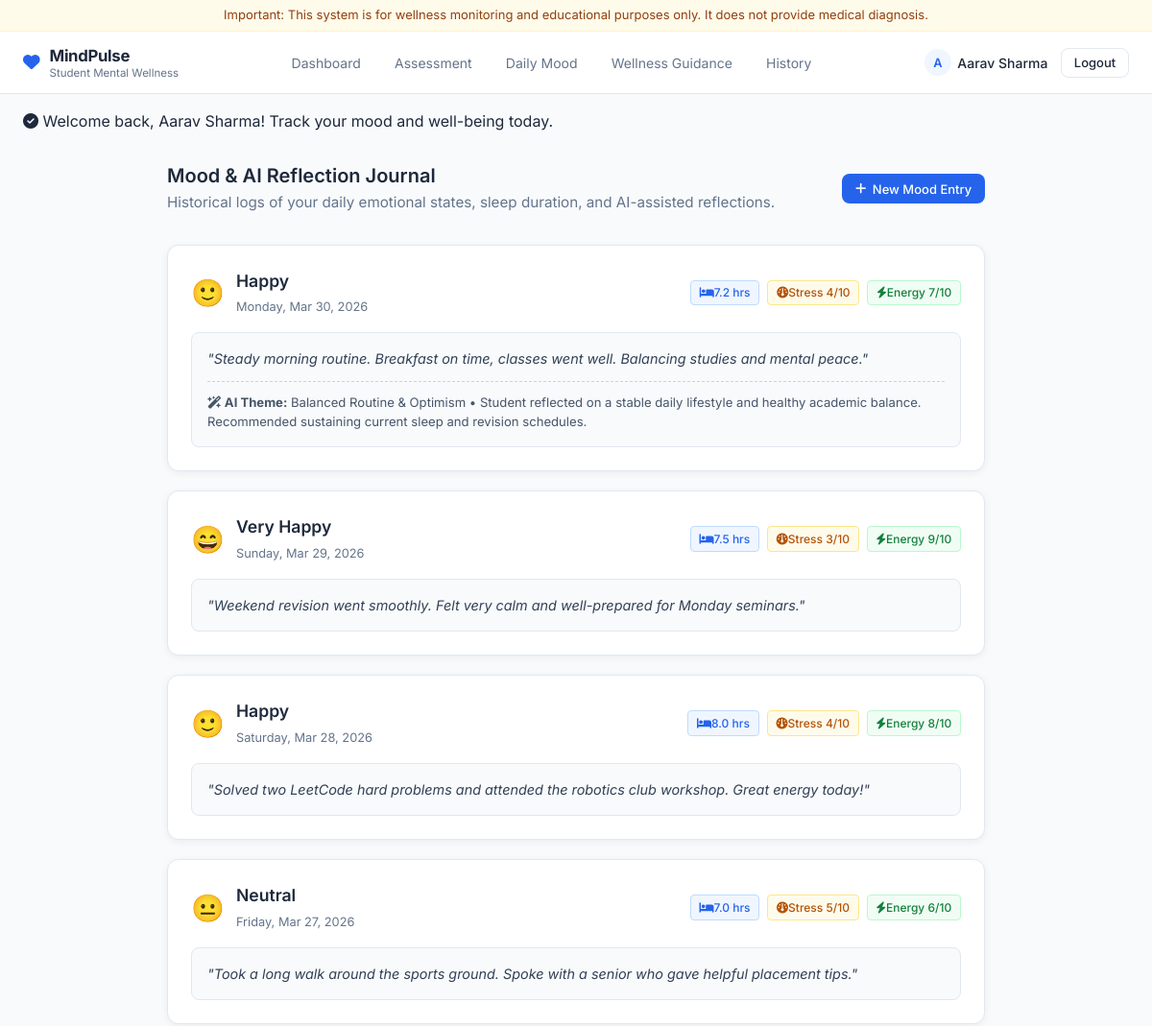
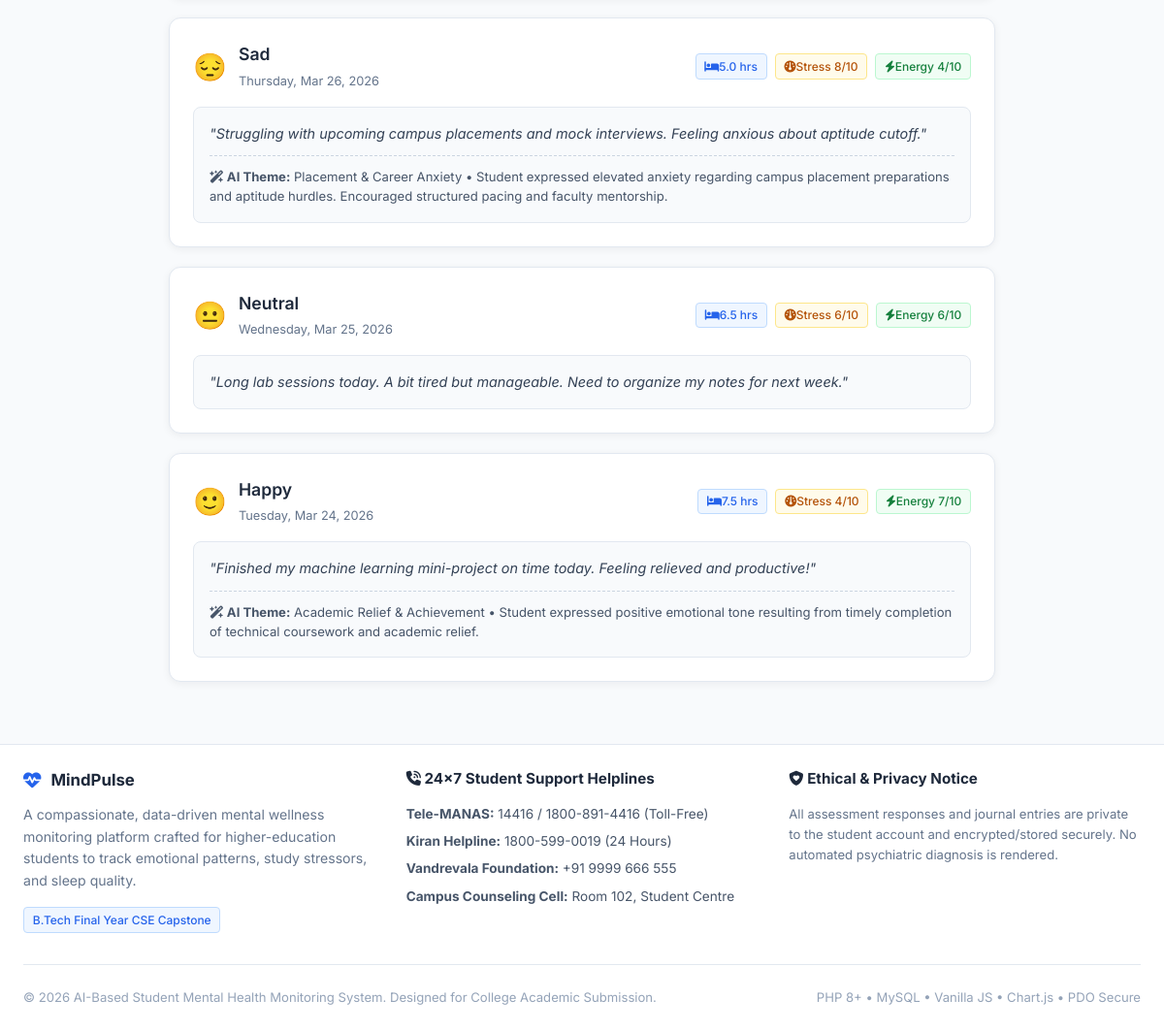
Page /journal.php (signed in) on the committed database (2 pictures, top to bottom).
### tables this page shows
CREATE TABLE `journal_analysis` (
  `id` INT AUTO_INCREMENT PRIMARY KEY,
  `user_id` INT NOT NULL,
  `mood_entry_id` INT DEFAULT NULL,
  `sentiment` VARCHAR(30) NOT NULL,
  `emotional_theme` VARCHAR(100) NOT NULL,
  `stress_indicator` ENUM('Low', 'Moderate', 'High', 'Crisis') NOT NULL DEFAULT 'Moderate',
  `ai_summary` TEXT NOT NULL,
  `created_at` TIMESTAMP DEFAULT CURRENT_TIMESTAMP,
  FOREIGN KEY (`user_id`) REFERENCES `users`(`id`) ON DELETE CASCADE,
  FOREIGN KEY (`mood_entry_id`) REFERENCES `mood_entries`(`id`) ON DELETE SET NULL
);

CREATE TABLE `mood_entries` (
  `id` INT AUTO_INCREMENT PRIMARY KEY,
  `user_id` INT NOT NULL,
  `mood` ENUM('Very Happy', 'Happy', 'Neutral', 'Sad', 'Very Sad') NOT NULL,
  `stress_level` INT NOT NULL,  
  `energy_level` INT NOT NULL,  
  `sleep_hours` DECIMAL(3,1) NOT NULL,
  `journal` TEXT DEFAULT NULL,
  `sentiment` VARCHAR(30) DEFAULT 'Neutral',
  `entry_date` DATE NOT NULL,
  `created_at` TIMESTAMP DEFAULT CURRENT_TIMESTAMP,
  UNIQUE KEY `user_day_entry` (`user_id`, `entry_date`),
  FOREIGN KEY (`user_id`) REFERENCES `users`(`id`) ON DELETE CASCADE
);

### includes/functions.php (called while the page is built, shortened)
<?php
function escape($data) {
    return htmlspecialchars((string)$data, ENT_QUOTES, 'UTF-8');
}
?>

### journal.php (the view, shortened to what this page needs)
<?php
require_once __DIR__ . '/includes/functions.php';
$user = getCurrentUser();
$db = getDB();
$stmt = $db->prepare("
    SELECT m.*, j.sentiment as ai_sentiment, j.emotional_theme, j.stress_indicator, j.ai_summary
    FROM mood_entries m
    LEFT JOIN journal_analysis j ON m.id = j.mood_entry_id
    WHERE m.user_id = ?
    ORDER BY m.entry_date DESC
");
$stmt->execute([$user['id']]);
$logs = $stmt->fetchAll();
require_once __DIR__ . '/includes/header.php';
?>
<div class="container" style="max-width: 900px; margin: 2rem auto 4rem;">
  <div style="display: flex; justify-content: space-between; align-items: center; margin-bottom: 2rem; flex-wrap: wrap; gap: 1rem;">
    <div>
      <h2>Mood & AI Reflection Journal</h2>
      <p style="color: #64748b; font-size: 0.95rem; margin-top: 0.25rem;">
        Historical logs of your daily emotional states, sleep duration, and AI-assisted reflections.
      </p>
    </div>
    <a href="mood_tracker.php" class="btn btn-primary btn-sm">
      <i class="fa-solid fa-plus"></i> New Mood Entry
    </a>
  </div>
  <?php if (empty($logs)): ?>
    <div class="card" style="text-align: center; padding: 3rem 1.5rem;">
      <i class="fa-regular fa-face-smile" style="font-size: 3rem; color: #cbd5e1; margin-bottom: 1rem;"></i>
      <h3>No Mood Entries Yet</h3>
      <p style="color: #64748b; margin-top: 0.5rem; margin-bottom: 1.5rem;">
        Begin logging your daily mood, sleep hours, and journal reflections.
      </p>
      <a href="mood_tracker.php" class="btn btn-primary">Log First Entry</a>
    </div>
  <?php else: ?>
    <div style="display: flex; flex-direction: column; gap: 1.25rem;">
      <?php foreach ($logs as $item): ?>
        <div class="card" style="padding: 1.5rem;">
          <div style="display: flex; justify-content: space-between; align-items: center; margin-bottom: 1rem; flex-wrap: wrap; gap: 0.5rem;">
            <div style="display: flex; align-items: center; gap: 0.75rem;">
              <span style="font-size: 1.75rem; line-height: 1;">
                <?php
                  $icons = ['Very Happy' => '😄', 'Happy' => '🙂', 'Neutral' => '😐', 'Sad' => '😔', 'Very Sad' => '😢'];
                  echo $icons[$item['mood']] ?? '🙂';
                ?>
              </span>
              <div>
                <h3 style="font-size: 1.1rem; margin: 0;"><?php echo escape($item['mood']); ?></h3>
                <span style="font-size: 0.8rem; color: #64748b;">
                  <?php echo date('l, M d, Y', strtotime($item['entry_date'])); ?>
                </span>
              </div>
            </div>
            <div style="display: flex; gap: 0.5rem; align-items: center; flex-wrap: wrap;">
              <span class="badge badge-neutral"><i class="fa-solid fa-bed"></i> <?php echo $item['sleep_hours']; ?> hrs</span>
              <span class="badge badge-warning"><i class="fa-solid fa-gauge"></i> Stress <?php echo $item['stress_level']; ?>/10</span>
              <span class="badge badge-success"><i class="fa-solid fa-bolt"></i> Energy <?php echo $item['energy_level']; ?>/10</span>
            </div>
          </div>
          <?php if (!empty($item['journal'])): ?>
            <div style="background: #f8fafc; border: 1px solid #e2e8f0; border-radius: 8px; padding: 1rem; margin-top: 0.5rem;">
              <p style="font-size: 0.9rem; color: #334155; margin: 0; line-height: 1.5; font-style: italic;">
                "<?php echo escape($item['journal']); ?>"
              </p>
              <?php if (!empty($item['ai_summary'])): ?>
                <div style="border-top: 1px dashed #cbd5e1; margin-top: 0.75rem; padding-top: 0.75rem; font-size: 0.82rem; color: #475569;">
                  <strong><i class="fa-solid fa-wand-magic-sparkles text-primary"></i> AI Theme:</strong> <?php echo escape($item['emotional_theme']); ?> &bull;
                  <span><?php echo escape($item['ai_summary']); ?></span>
                </div>
              <?php endif; ?>
            </div>
          <?php endif; ?>
        </div>
      <?php endforeach; ?>
    </div>
  <?php endif; ?>
</div>
<?php require_once __DIR__ . '/includes/footer.php'; ?>

### assets/css/style.css (style rules this page uses)
:root { --primary: #2563EB; --primary-hover: #1d4ed8; --primary-soft: #EFF6FF; --secondary: #14B8A6; --secondary-soft: #F0FDFA; --bg-main: #F8FAFC; --bg-card: #FFFFFF; --text-main: #1E293B; --text-muted: #64748B; --border-color: #E2E8F0; --warning: #F59E0B; --warning-soft: #FFFBEB; --danger: #EF4444; --danger-soft: #FEF2F2; --font-family: 'Inter', system-ui, -apple-system, BlinkMacSystemFont, "Segoe UI", sans-serif; --radius-card: 12px; --radius-button: 8px; --radius-input: 8px; --shadow-subtle: 0 2px 8px rgba(15, 23, 42, 0.06); }
* { box-sizing: border-box; margin: 0; padding: 0; }
body { font-family: var(--font-family); background-color: var(--bg-main); color: var(--text-main); line-height: 1.5; min-height: 100vh; display: flex; flex-direction: column; -webkit-font-smoothing: antialiased; }
a { color: var(--primary); text-decoration: none; transition: color 0.15s ease; }
h2 { font-size: 1.25rem; font-weight: 600; color: var(--text-main); line-height: 1.3; }
h3 { font-size: 1rem; font-weight: 600; color: var(--text-main); }
p { font-size: 0.9375rem; color: var(--text-muted); }
.container { width: 100%; max-width: 1200px; margin: 0 auto; padding: 0 1.5rem; }
.card { background: var(--bg-card); border-radius: var(--radius-card); border: 1px solid var(--border-color); box-shadow: var(--shadow-subtle); padding: 1.5rem; transition: border-color 0.15s ease; }
.btn { display: inline-flex; align-items: center; justify-content: center; gap: 0.4rem; font-family: inherit; font-weight: 500; font-size: 0.875rem; padding: 0.55rem 1.1rem; border-radius: var(--radius-button); border: 1px solid transparent; cursor: pointer; transition: all 0.15s ease; text-decoration: none; line-height: 1.25; }
.btn-primary { background-color: var(--primary); color: #FFFFFF !important; }
.btn-sm { padding: 0.4rem 0.8rem; font-size: 0.8125rem; }
.badge { display: inline-flex; align-items: center; font-size: 0.75rem; font-weight: 500; padding: 0.2rem 0.55rem; border-radius: 4px; }
.badge-success { background-color: #F0FDF4; color: #15803D; border: 1px solid #BBF7D0; }
.badge-warning { background-color: var(--warning-soft); color: #B45309; border: 1px solid #FDE68A; }
.badge-neutral { background-color: var(--primary-soft); color: var(--primary); border: 1px solid #BFDBFE; }

### rows in the picture
journal_analysis: mood_entry.mood "🙂", mood_entry.mood "Happy", mood_entry.entry_date "Monday, Mar 30, 2026", mood_entry.sleep_hours "7.2", mood_entry.stress_level "4", mood_entry.energy_level "7", mood_entry.journal "Steady morning routine. Breakfast on time, classes went well. Balancing studies and mental peace.", emotional_theme "Balanced Routine & Optimism", ai_summary "Student reflected on a stable daily lifestyle and healthy academic balance. Recommended sustaining current sleep and revision schedules."
mood_entries: mood "😄", mood "Very Happy", entry_date "Sunday, Mar 29, 2026", sleep_hours "7.5", stress_level "3", energy_level "9", journal "Weekend revision went smoothly. Felt very calm and well-prepared for Monday seminars."
mood_entries: mood "🙂", mood "Happy", entry_date "Saturday, Mar 28, 2026", sleep_hours "8.0", stress_level "4", energy_level "8", journal "Solved two LeetCode hard problems and attended the robotics club workshop. Great energy today!"
mood_entries: mood "😐", mood "Neutral", entry_date "Friday, Mar 27, 2026", sleep_hours "7.0", stress_level "5", energy_level "6", journal "Took a long walk around the sports ground. Spoke with a senior who gave helpful placement tips."
journal_analysis: mood_entry.mood "😔", mood_entry.mood "Sad", mood_entry.entry_date "Thursday, Mar 26, 2026", mood_entry.sleep_hours "5.0", mood_entry.stress_level "8", mood_entry.energy_level "4", mood_entry.journal "Struggling with upcoming campus placements and mock interviews. Feeling anxious about aptitude cutoff.", emotional_theme "Placement & Career Anxiety", ai_summary "Student expressed elevated anxiety regarding campus placement preparations and aptitude hurdles. Encouraged structured pacing and faculty mentorship."
mood_entries: mood "😐", mood "Neutral", entry_date "Wednesday, Mar 25, 2026", sleep_hours "6.5", stress_level "6", energy_level "6", journal "Long lab sessions today. A bit tired but manageable. Need to organize my notes for next week."
journal_analysis: mood_entry.mood "🙂", mood_entry.mood "Happy", mood_entry.entry_date "Tuesday, Mar 24, 2026", mood_entry.sleep_hours "7.5", mood_entry.stress_level "4", mood_entry.energy_level "7", mood_entry.journal "Finished my machine learning mini-project on time today. Feeling relieved and productive!", emotional_theme "Academic Relief & Achievement", ai_summary "Student expressed positive emotional tone resulting from timely completion of technical coursework and academic relief."

### other values in the picture
APP_NAME "MindPulse"
substr($currentUser['name'] ?? 'U', 0, 1) "A"
$currentUser['name'] "Aarav Sharma"
$_SESSION['flash_success'] "Welcome back, Aarav Sharma! Track your mood and well-being today."
APP_FULL_TITLE "AI-Based Student Mental Health Monitoring System"
